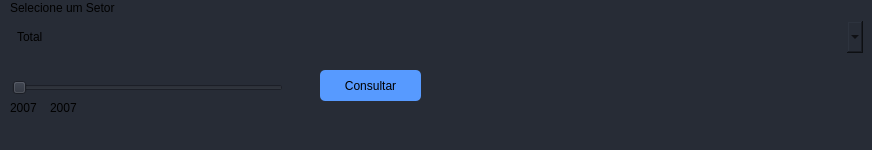
                     <widget class="QFrame" name="frame_2">
                      <property name="minimumSize">
                       <size>
                        <width>0</width>
                        <height>150</height>
                       </size>
                      </property>
                      <property name="styleSheet">
                       <string notr="true">background-color: rgb(39, 44, 54);
border-radius: 5px;</string>
                      </property>
                      <property name="frameShape">
                       <enum>QFrame::StyledPanel</enum>
                      </property>
                      <property name="frameShadow">
                       <enum>QFrame::Raised</enum>
                      </property>
                      <widget class="QComboBox" name="comboBox_2">
                       <property name="geometry">
                        <rect>
                         <x>12</x>
                         <y>21</y>
                         <width>851</width>
                         <height>32</height>
                        </rect>
                       </property>
                       <property name="currentIndex">
                        <number>0</number>
                       </property>
                       <property name="maxVisibleItems">
                        <number>50</number>
                       </property>
                       <item>
                        <property name="text">
                         <string>Total</string>
                        </property>
                       </item>
                       <item>
                        <property name="text">
                         <string>Comercio de veiculos, pecas e motocicletas</string>
                        </property>
                       </item>
                       <item>
                        <property name="text">
                         <string>Veiculos automotores</string>
                        </property>
                       </item>
                       <item>
                        <property name="text">
                         <string>Pecas para veiculos</string>
                        </property>
                       </item>
                       <item>
                        <property name="text">
                         <string>Motocicletas, pecas e acessorios</string>
                        </property>
                       </item>
                       <item>
                        <property name="text">
                         <string>Comercio por atacado</string>
                        </property>
                       </item>
                       <item>
                        <property name="text">
                         <string>Representantes e agentes do comercio (exceto de veiculos e motocicletas)</string>
                        </property>
                       </item>
                       <item>
                        <property name="text">
                         <string>Comercio de materias-primas agricolas e animais vivos</string>
                        </property>
                       </item>
                       <item>
                        <property name="text">
                         <string>Comercio especializado em produtos alimenticios, bebidas e fumo</string>
                        </property>
                       </item>
                       <item>
                        <property name="text">
                         <string>Comercio de equipamentos e artigos de uso pessoal e domestico</string>
                        </property>
                       </item>
                       <item>
                        <property name="text">
                         <string>Tecidos, artefatos de tecidos e de armarinho, vestuario, calcados e artigos de viagem</string>
                        </property>
                       </item>
                       <item>
                        <property name="text">
                         <string>Tecidos, artefatos de tecidos e de armarinho</string>
                        </property>
                       </item>
                       <item>
                        <property name="text">
                         <string>Artigos de vestuario e acessorios</string>
                        </property>
                       </item>
                       <item>
                        <property name="text">
                         <string>Calcados e artigos de viagem</string>
                        </property>
                       </item>
                       <item>
                        <property name="text">
                         <string>Produtos farmaceuticos, medicos, ortopedicos, odontologicos e veterinarios</string>
                        </property>
                       </item>
                       <item>
                        <property name="text">
                         <string>Artigos de escritorio e de papelaria; papel. papelao e seus artefatos; livros, jornais e outras publicacoes</string>
                        </property>
                       </item>
                       <item>
                        <property name="text">
                         <string>Outros equipamentos e artigos de uso pessoal e domestico</string>
                        </property>
                       </item>
                       <item>
                        <property name="text">
                         <string>Comercio de produtos intermediarios, residuos e sucatas</string>
                        </property>
                       </item>
                       <item>
                        <property name="text">
                         <string>Combustiveis e lubrificantes</string>
                        </property>
                       </item>
                       <item>
                        <property name="text">
                         <string>Madeira, ferragens, ferramentas, material eletrico e material de construcao</string>
                        </property>
                       </item>
                       <item>
                        <property name="text">
                         <string>Produtos quimicos, adubos e fertilizantes</string>
                        </property>
                       </item>
                       <item>
                        <property name="text">
                         <string>Produtos siderurgicos e metalurgicos</string>
                        </property>
                       </item>
                       <item>
                        <property name="text">
                         <string>Papel e papelao em bruto e de embalagens</string>
                        </property>
                       </item>
                       <item>
                        <property name="text">
                         <string>Residuos, sucatas e outros produtos</string>
                        </property>
                       </item>
                       <item>
                        <property name="text">
                         <string>Residuos e sucatas</string>
                        </property>
                       </item>
                       <item>
                        <property name="text">
                         <string>Outros produtos</string>
                        </property>
                       </item>
                       <item>
                        <property name="text">
                         <string>Comercio de equipamentos e produtos de tecnologia de informacao e comunicacao</string>
                        </property>
                       </item>
                       <item>
                        <property name="text">
                         <string>Comercio de maquinas, aparelhos e equipamentos (exceto de tecnologia de informacao e comunicacao)</string>
                        </property>
                       </item>
                       <item>
                        <property name="text">
                         <string>Comercio nao especializado</string>
                        </property>
                       </item>
                       <item>
                        <property name="text">
                         <string>Comercio varejista</string>
                        </property>
                       </item>
                       <item>
                        <property name="text">
                         <string>Comercio nao especializado</string>
                        </property>
                       </item>
                       <item>
                        <property name="text">
                         <string>Hipermercados e supermercados</string>
                        </property>
                       </item>
                       <item>
                        <property name="text">
                         <string>Outros tipos de comercio nao especializados com predominancia de produtos alimenticios</string>
                        </property>
                       </item>
                       <item>
                        <property name="text">
                         <string>Comercio nao especializado sem predominancia de produtos alimenticios</string>
                        </property>
                       </item>
                       <item>
                        <property name="text">
                         <string>Produtos alimenticios, bebidas e fumo</string>
                        </property>
                       </item>
                       <item>
                        <property name="text">
                         <string>Tecidos, artigos de armarinho, vestuario e calcados</string>
                        </property>
                       </item>
                       <item>
                        <property name="text">
                         <string>Tecidos e artigos de armarinho</string>
                        </property>
                       </item>
                       <item>
                        <property name="text">
                         <string>Artigos do vestuario e complementos</string>
                        </property>
                       </item>
                       <item>
                        <property name="text">
                         <string>Calcados, artigos de couro e viagem</string>
                        </property>
                       </item>
                       <item>
                        <property name="text">
                         <string>Combustiveis e lubrificantes</string>
                        </property>
                       </item>
                       <item>
                        <property name="text">
                         <string>Comercio de outros produtos em lojas especializadas</string>
                        </property>
                       </item>
                       <item>
                        <property name="text">
                         <string>Produtos farmaceuticos, perfumaria e cosmeticos e artigos medicos, opticos e ortopedicos</string>
                        </property>
                       </item>
                       <item>
                        <property name="text">
                         <string>Eletrodomesticos, equipamentos de audio e video, instrumentos musicais e acessorios</string>
                        </property>
                       </item>
                       <item>
                        <property name="text">
                         <string>Moveis, artigos de iluminacao, pecas e acessorios e outros artigos de uso domestico</string>
                        </property>
                       </item>
                       <item>
                        <property name="text">
                         <string>Material de construcao</string>
                        </property>
                       </item>
                       <item>
                        <property name="text">
                         <string>Equipamentos de informatica e comunicacao</string>
                        </property>
                       </item>
                       <item>
                        <property name="text">
                         <string>Artigos culturais, recreativos e esportivos</string>
                        </property>
                       </item>
                       <item>
                        <property name="text">
                         <string>Gas liquefeito de petroleo (GLP)</string>
                        </property>
                       </item>
                       <item>
                        <property name="text">
                         <string>Outros produtos novos</string>
                        </property>
                       </item>
                       <item>
                        <property name="text">
                         <string>Comercio de artigos usados</string>
                        </property>
                       </item>
                      </widget>
                      <widget class="QSlider" name="horizontalSlider">
                       <property name="geometry">
                        <rect>
                         <x>12</x>
                         <y>80</y>
                         <width>271</width>
                         <height>16</height>
                        </rect>
                       </property>
                       <property name="styleSheet">
                        <string notr="true">color:#717072;

</string>
                       </property>
                       <property name="orientation">
                        <enum>Qt::Horizontal</enum>
                       </property>
                      </widget>
                      <widget class="QPushButton" name="btnConsultar">
                       <property name="geometry">
                        <rect>
                         <x>320</x>
                         <y>70</y>
                         <width>101</width>
                         <height>31</height>
                        </rect>
                       </property>
                       <property name="styleSheet">
                        <string notr="true">background-color: rgb(87, 154, 255);</string>
                       </property>
                       <property name="text">
                        <string>Consultar</string>
                       </property>
                      </widget>
                      <widget class="QLabel" name="label_2">
                       <property name="geometry">
                        <rect>
                         <x>10</x>
                         <y>100</y>
                         <width>59</width>
                         <height>16</height>
                        </rect>
                       </property>
                       <property name="text">
                        <string>2007</string>
                       </property>
                      </widget>
                      <widget class="QLabel" name="currenteAno">
                       <property name="geometry">
                        <rect>
                         <x>50</x>
                         <y>100</y>
                         <width>59</width>
                         <height>16</height>
                        </rect>
                       </property>
                       <property name="text">
                        <string>2007</string>
                       </property>
                      </widget>
                      <widget class="QLabel" name="label_4">
                       <property name="geometry">
                        <rect>
                         <x>10</x>
                         <y>0</y>
                         <width>151</width>
                         <height>16</height>
                        </rect>
                       </property>
                       <property name="text">
                        <string>Selecione um Setor</string>
                       </property>
                      </widget>
                     </widget>
